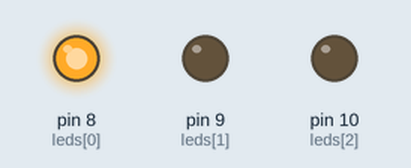
Recording of a sketch running on a simulated Arduino Uno, built with avr-gcc and run on an emulated ATmega328P. On the bench: output pins drawn as LEDs (lit = HIGH).

Above: at 1.5 s.
At 3.5 s:
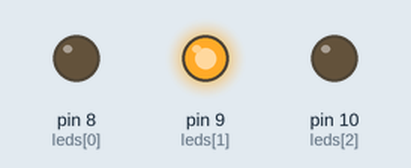
At 5.5 s:
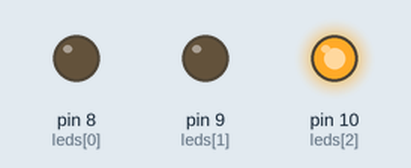
Timing chart, 0 to 9.1 s (numbered marks = the images above):
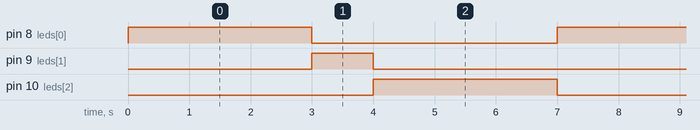

The sketch:

atividade5-aula10.ino
```cpp
int leds[3] = {8, 9, 10};

int tempos[3] = {3000, 1000, 3000};
void setup() {
  for (int i = 0; i < 3; i++) {
    pinMode(leds[i], OUTPUT);
  }
}

void loop() {

  for (int i = 0; i < 3; i++) {


    for (int j = 0; j < 3; j++) {
      digitalWrite(leds[j], LOW);
    }

    digitalWrite(leds[i], HIGH);

    delay(tempos[i]);
  }
}
```

Measured:
- by itself, pin 8 (leds[0]), pin 10 (leds[2]): alternates HIGH for 3.0 s and LOW for 4.0 s
- by itself, pin 9 (leds[1]): alternates HIGH for 1.0 s and LOW for 6.0 s
- by itself, everything shown: repeats every 7.0 s, in 3 steps
